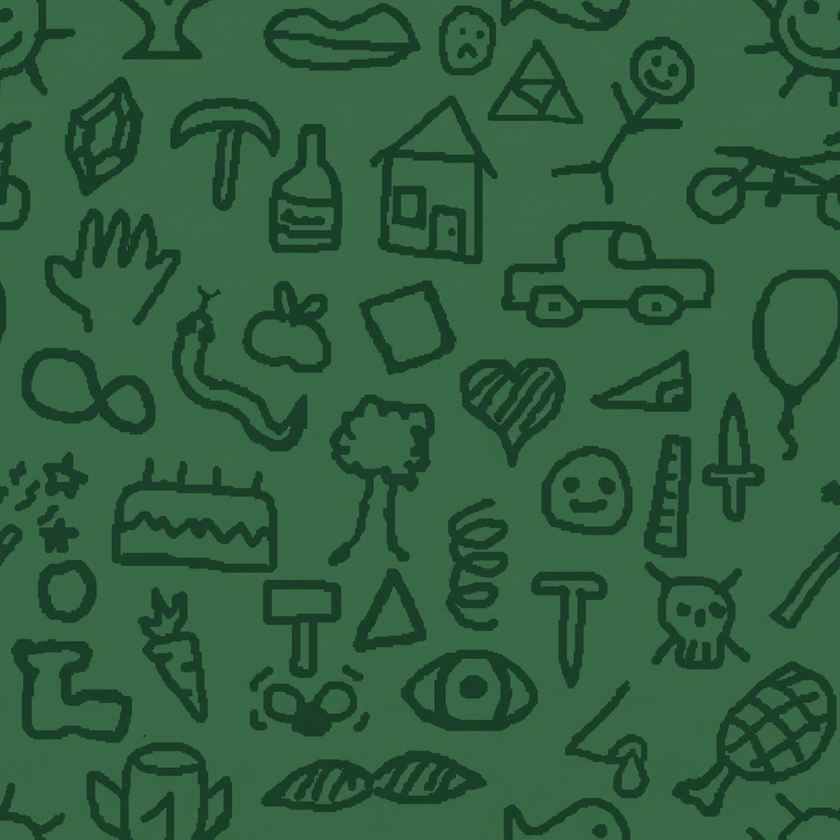
#> input picture roblox-guess-and-draw/assets/background-tile.png, 840 x 840 px, shrunk from 1024 x 1024 before the run
$ python make_doodle_mask.py
#> lines starting #> are read from the running program, lines starting #| are printed output that depends on the picture
"""Turns the green background tile into assets/background-doodles.png: just the
doodle lines, in white on a see-through background. The game tints the lines
and colours the background per theme, so one upload covers every theme.

    python3 tools/make_doodle_mask.py
"""

from pathlib import Path

import numpy as np
from PIL import Image

ROOT = Path(__file__).resolve().parent.parent
tile = np.asarray(Image.open(ROOT / "assets/background-tile.png").convert("RGB")).astype(float)
luminance = tile @ np.array([0.299, 0.587, 0.114])
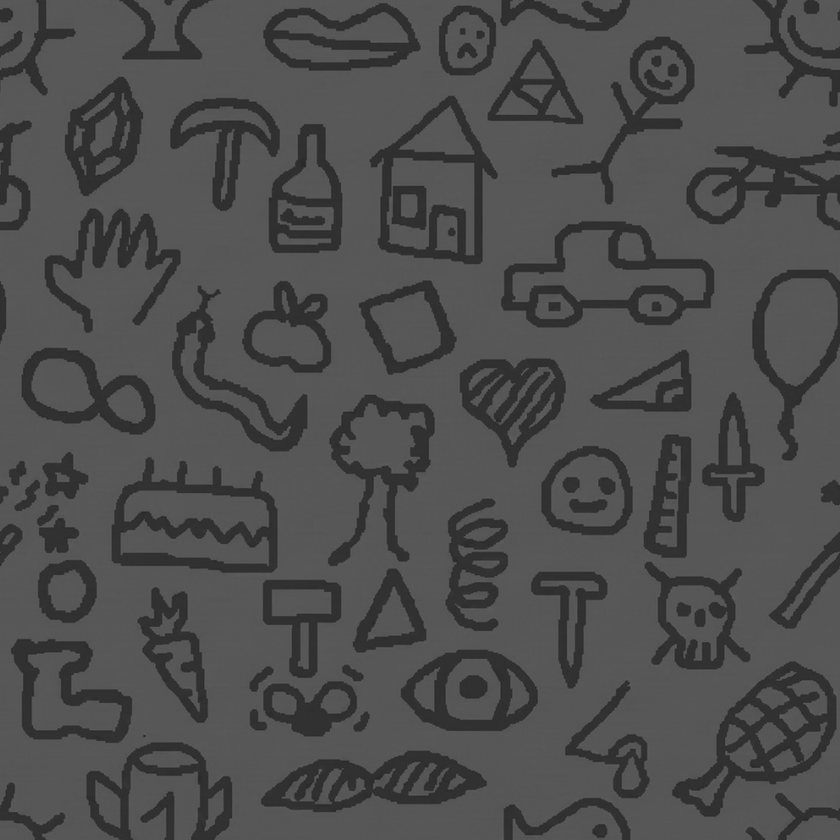
#> luminance: shape (840, 840) float64; min 35.49, max 108.7, mean 77.9
# The green background is about 90 bright and the doodle lines about 49.
alpha = np.clip((86 - luminance) / (86 - 52), 0, 1)
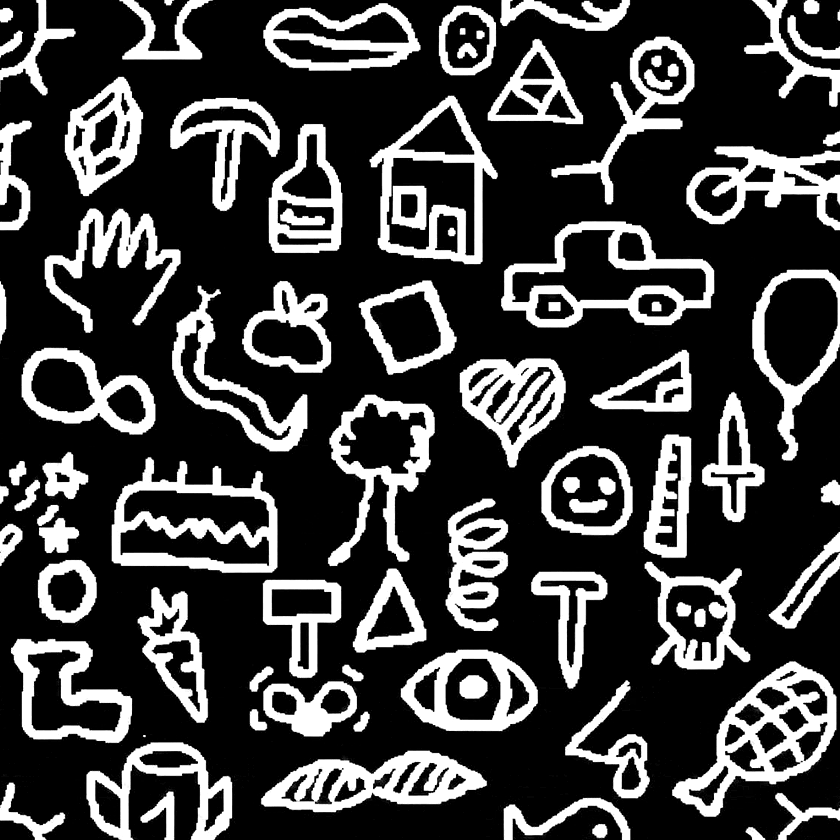
#> alpha: shape (840, 840) float64; min 0, max 1, mean 0.248
out = np.zeros((*alpha.shape, 4), dtype=np.uint8)
out[..., :3] = 255
out[..., 3] = (alpha * 255).round().astype(np.uint8)
Image.fromarray(out, "RGBA").save(ROOT / "assets/background-doodles.png")
print("wrote assets/background-doodles.png")
